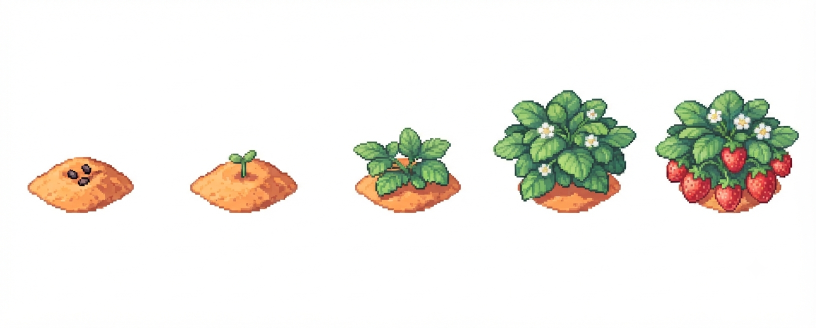
#> input picture assets/trees/strawberry.png, 1632 x 656 px (shown at 1/2 size)
$ python -i import_edges.py   (imports and definitions only)
#> lines starting #> are read from the running program, lines starting #| are printed output that depends on the picture
### scripts/art/asset_import.py
"""
Helpers to turn the AI-drawn pictures in assets/ (big, white background,
"pixel art" at an arbitrary pixel size) into game-ready art: background made
transparent, shrunk to the sprite size, crisp edges, a dark outline.
"""
from pathlib import Path

import numpy as np
from PIL import Image
from scipy import ndimage

ROOT = Path(__file__).resolve().parents[2]
SRC = ROOT / "assets"


# [7 lines left out: function find, not called in this run]


def load(path: Path) -> np.ndarray:
#> called with path = '../../assets/trees/strawberry.png'
    return np.asarray(Image.open(path).convert("RGBA")).astype(np.float32)


def hide_sparkle(a: np.ndarray) -> np.ndarray:
    """Covers the faint generator sparkle in the bottom-right corner with the texture just left of it."""
    h, w = a.shape[:2]
#> h = 656; w = 1632
    y0, y1, x0, x1 = int(h * 0.83), int(h * 0.93), int(w * 0.83), int(w * 0.93)
#> y0 = 544; y1 = 610; x0 = 1354; x1 = 1517
    dx = int(w * 0.12)
#> dx = 195
    a = a.copy()
    a[y0:y1, x0:x1] = a[y0:y1, x0 - dx:x1 - dx]
    return a


# [18 lines left out: function background, not called in this run]


def shadow_like(rgb: np.ndarray) -> np.ndarray:
    """Pale greyish pixels: the soft ground shadow the generator puts under objects."""
    return (rgb.max(axis=2) - rgb.min(axis=2) <= 34) & (rgb.min(axis=2) >= 150)


# [60 lines left out: functions cut_out, _bottom_band, shrink, not called in this run]


def _is_pale(px: np.ndarray) -> np.ndarray:
    rgb = px[..., :3].astype(np.int16)
    return shadow_like(rgb) & (px[..., 3] > 0)


# [8 lines left out: function outline, not called in this run]


def bbox(a: np.ndarray) -> tuple[int, int, int, int]:
    ys, xs = np.nonzero(a[..., 3] > 0)
    return int(xs.min()), int(ys.min()), int(xs.max()) + 1, int(ys.max()) + 1


# [145 lines left out: functions fit_scale, place, drop_ground_shadow, sprite, strip_frames, texture and 5 more, not called in this run]

### scripts/art/import_edges.py
"""
Edge tiles built from one picture of the top edge (assets/tiles/edge_*.png):
the strip of bank along the top is cut off and turned for the other sides,
then laid over the plain tile, for each of the 16 neighbour masks.
"""
from pathlib import Path
from typing import Callable

import numpy as np
from PIL import Image

from . import tiles as t
from . import water_tiles as wt
from .asset_import import find, hide_sparkle, load, sprite

S = 32
N, E, SO, W = 1, 2, 4, 8


def bank_strip(path: Path) -> Image.Image:
    """The top rows of the edge picture (shrunk to one tile) that are not yet the plain ground below."""
    a = hide_sparkle(load(path))
    small = Image.fromarray(a.astype(np.uint8)).resize((S, S), Image.BOX).convert("RGBA")
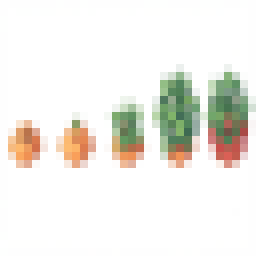
#> small: PIL image 32x32 RGBA (shown 8 times larger); mean R, G, B, A 239.4, 237.8, 231.7, 255
    px = np.asarray(small).astype(np.float32)[..., :3]
    plain = px[S - 8:].reshape(-1, 3).mean(axis=0)
#> plain = [254.8, 254.9, 254.8]
    far = np.abs(px.mean(axis=1) - plain).sum(axis=1) > 40
    k = int(np.nonzero(far)[0].max()) + 2 if far.any() else S // 4
#> k = 22
    return small.crop((0, 0, S, min(k, S // 2)))
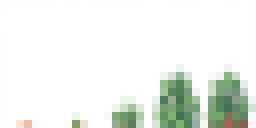
#> returned value: PIL image 32x16 RGBA (shown 8 times larger); mean R, G, B, A 235.3, 240.1, 234.3, 255


def compose(base: Image.Image, strip: Image.Image, mask: int) -> Image.Image:
    im = base.copy()
    k = strip.height
    thin = strip.crop((0, 0, S, max(2, round(k * 0.7))))
    if mask & W:
        im.alpha_composite(thin.rotate(90, expand=True), (0, 0))
    if mask & E:
        side = thin.rotate(-90, expand=True)
        im.alpha_composite(side, (S - side.width, 0))
    if mask & SO:
        low = thin.transpose(Image.FLIP_TOP_BOTTOM)
        im.alpha_composite(low, (0, S - low.height))
    if mask & N:
        im.alpha_composite(strip, (0, 0))
    return im


def edge_tiles(plain: Callable[[str], Image.Image | None]) -> dict[int, Image.Image]:
    """Tileset index -> new tile, for every edge set whose pictures exist."""
    out: dict[int, Image.Image] = {}
    for picture, ground, first in (("edge_water_bank", "water", t.WATER_EDGE),
                                   ("edge_quay", "water", wt.QUAY_EDGE),
                                   ("edge_path", "path", t.PATH_EDGE)):
        p = find(f"tiles/{picture}.png")
        base = plain(ground)
        if not p or base is None:
            continue
        strip = bank_strip(p)
        for mask in range(1, 16):
            out[first + mask] = compose(base, strip, mask)
    return out


def overlay_tile(path: Path, _under: Image.Image) -> Image.Image:
    """A rock, bush, clump of rice… standing on one tile, transparent around it."""
    return sprite(path, (S, S), margin=1, bottom_pad=1)

>>> result = bank_strip('../../assets/trees/strawberry.png')

$ run again, on assets/trees/areca.png
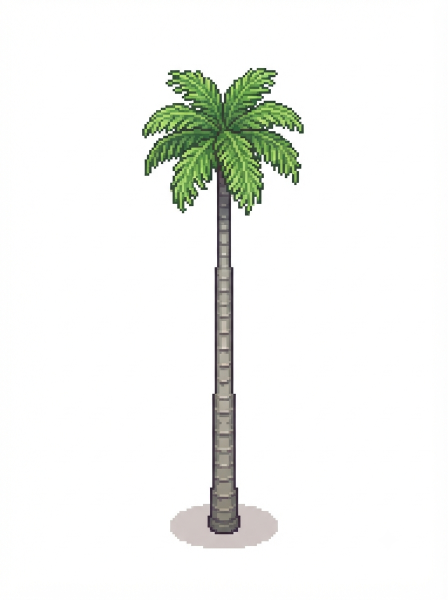
#> input picture assets/trees/areca.png, 896 x 1200 px (shown at 1/2 size)
#> h = 1200; w = 896
#> y0 = 996; y1 = 1116; x0 = 743; x1 = 833
#> dx = 107
#> in bank_strip, `small = Image.fromarray(a.astype(np.uint8)).resize((S, S), Image.BOX)...`:
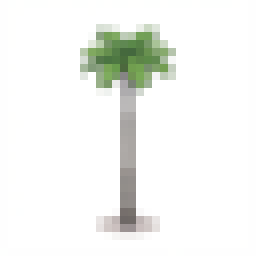
#> small: PIL image 32x32 RGBA (shown 8 times larger); mean R, G, B, A 242.3, 244.2, 240.8, 255
#> plain = [247.9, 247.3, 247.1]
#> k = 12

$ run again, on assets/trees/bamboo.png
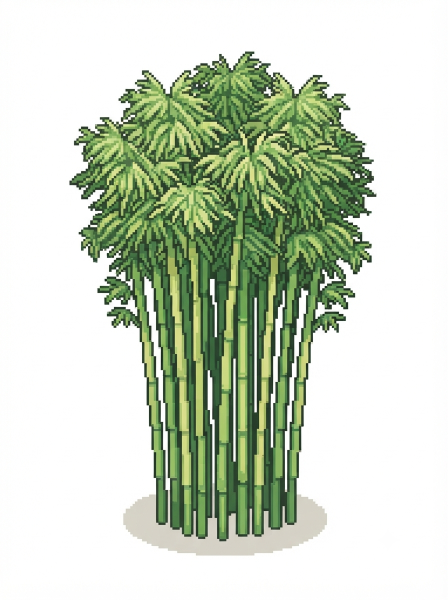
#> input picture assets/trees/bamboo.png, 896 x 1200 px (shown at 1/2 size)
#> h = 1200; w = 896
#> y0 = 996; y1 = 1116; x0 = 743; x1 = 833
#> dx = 107
#> in bank_strip, `small = Image.fromarray(a.astype(np.uint8)).resize((S, S), Image.BOX)...`:
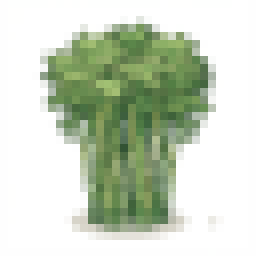
#> small: PIL image 32x32 RGBA (shown 8 times larger); mean R, G, B, A 201.9, 212.3, 193.7, 255
#> plain = [224.7, 229.8, 220.7]
#> k = 33
#> in bank_strip, `return small.crop((0, 0, S, min(k, S // 2)))`:
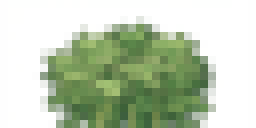
#> returned value: PIL image 32x16 RGBA (shown 8 times larger); mean R, G, B, A 190.3, 203.8, 179.9, 255

$ run again, on assets/trees/banana.png
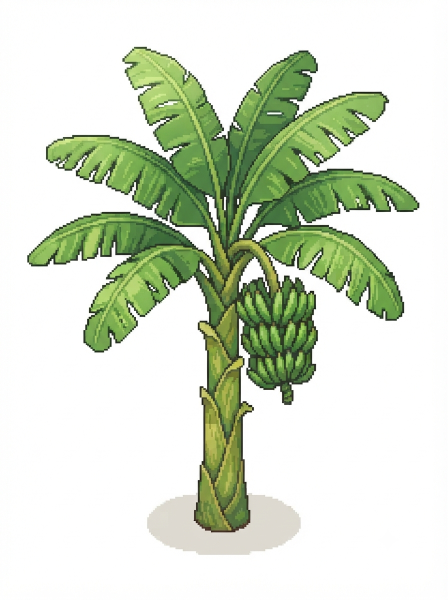
#> input picture assets/trees/banana.png, 896 x 1200 px (shown at 1/2 size)
#> h = 1200; w = 896
#> y0 = 996; y1 = 1116; x0 = 743; x1 = 833
#> dx = 107
#> in bank_strip, `small = Image.fromarray(a.astype(np.uint8)).resize((S, S), Image.BOX)...`:
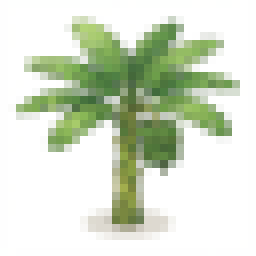
#> small: PIL image 32x32 RGBA (shown 8 times larger); mean R, G, B, A 212.9, 222.4, 203.3, 255
#> plain = [243.6, 244.1, 239.6]
#> k = 29
#> in bank_strip, `return small.crop((0, 0, S, min(k, S // 2)))`:
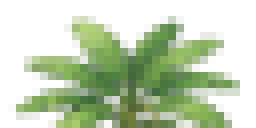
#> returned value: PIL image 32x16 RGBA (shown 8 times larger); mean R, G, B, A 193.7, 209.4, 180.6, 255
